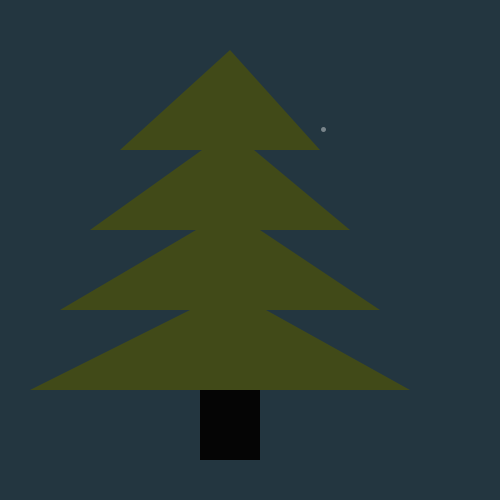
Frame 1 (no input)
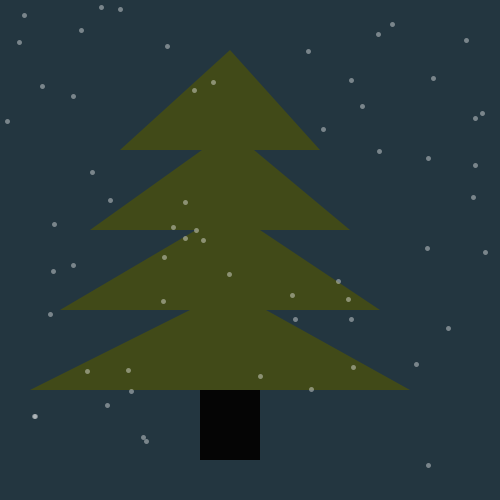
Frame 60 (the mouse pressed at the canvas centre just before this capture)
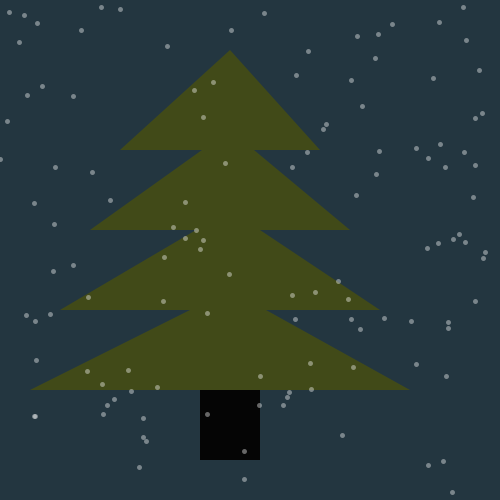
Frame 120 (the mouse held since frame 60 and released just before this capture)

The Processing sketch that drew these frames (run headless with seeded random() and noise(); from frame 60 on, the mouse is pressed at the canvas centre):

// Processing sketch: processing_124209
// ── processing_124209.pde

void setup()
{
  size(500,500);
  background(35,54,64);
  noStroke();
  fill(65,74,24);
  triangle(230,50,320,150,120,150);
  triangle(230,130,350,230,90,230);
  triangle(230,210,380,310,60,310);
  triangle(230,290,410,390,30,390);
  
  
  
  fill(5,5,5); 
  rect(200,390,60,70);
}
void draw()
{

  
  stroke(255,255,255,100);
  strokeWeight(5);
  point(random(width),random(height));
  }
  
 void mousePressed()
 {
 noStroke();
 fill(random(255),random(255),random(255));
 ellipse(mouseX, mouseY, 10,10);
 }

  
  
